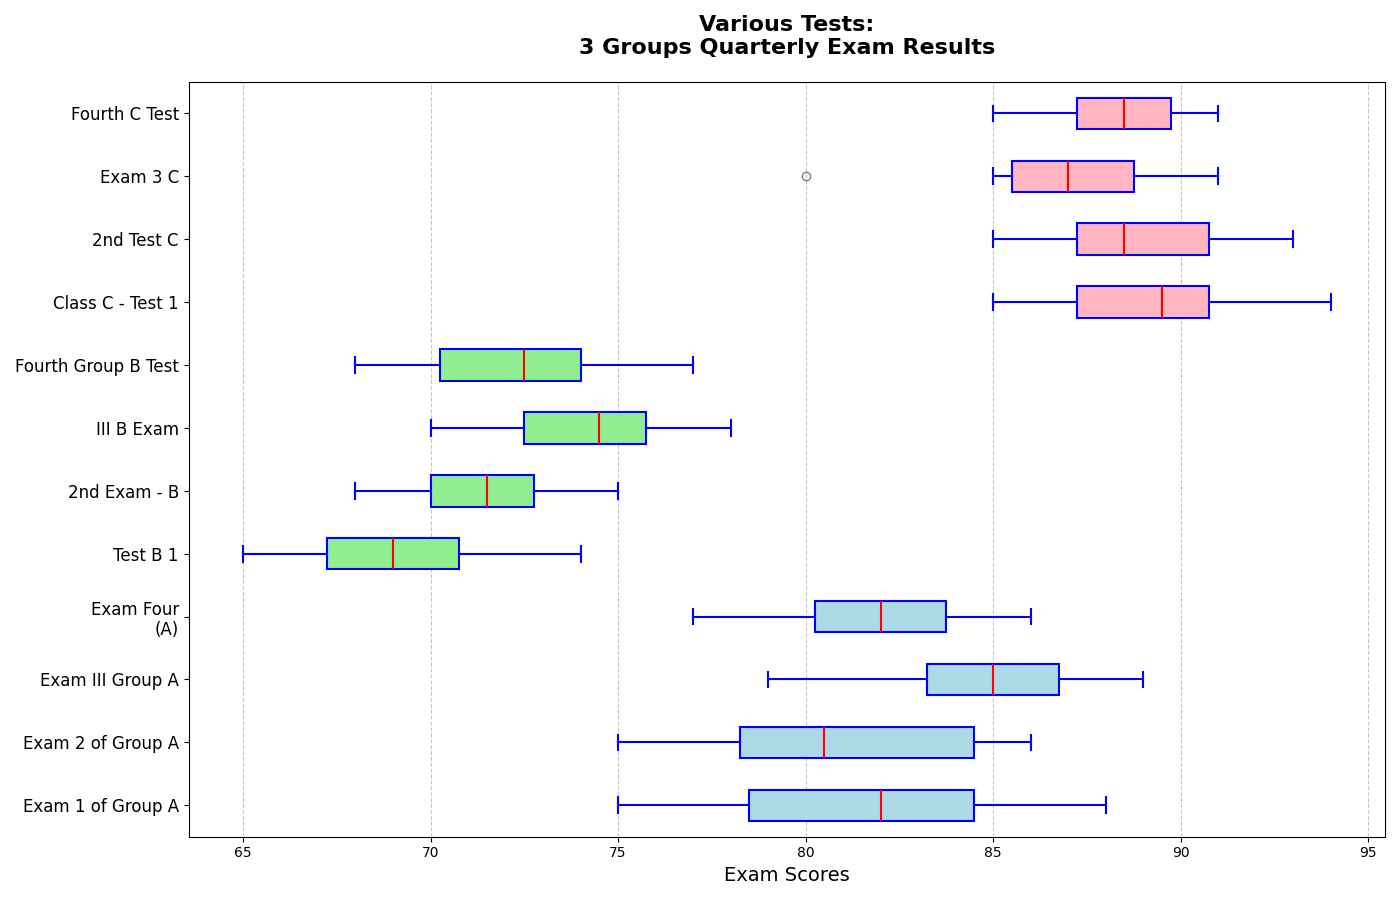

Generate this figure with Python:
import matplotlib.pyplot as plt

# Data: Scores for the three classes over four exams
class_a_scores = [
    [78, 82, 85, 83, 80, 75, 77, 85, 88, 82],
    [83, 85, 75, 79, 77, 81, 80, 85, 86, 78],
    [88, 85, 83, 87, 80, 79, 85, 89, 86, 84],
    [82, 83, 79, 77, 81, 85, 82, 80, 86, 84]
]

class_b_scores = [
    [65, 70, 68, 72, 69, 67, 66, 71, 74, 69],
    [70, 75, 72, 74, 70, 68, 73, 72, 71, 70],
    [72, 74, 70, 78, 75, 72, 74, 77, 75, 76],
    [68, 72, 74, 73, 70, 68, 71, 75, 77, 74]
]

class_c_scores = [
    [90, 92, 85, 88, 89, 85, 91, 87, 94, 90],
    [88, 87, 85, 89, 92, 91, 90, 93, 87, 88],
    [87, 85, 80, 85, 87, 90, 89, 91, 88, 87],
    [89, 91, 88, 85, 87, 86, 90, 88, 91, 89]
]

# Combine data
data = class_a_scores + class_b_scores + class_c_scores
classes = ['Exam 1 of Group A', 'Exam 2 of Group A', 'Exam III Group A', 'Exam Four\n(A)',
           'Test B 1', '2nd Exam - B', 'III B Exam', 'Fourth Group B Test',
           'Class C - Test 1', '2nd Test C', 'Exam 3 C', 'Fourth C Test']

# Set up the figure and axis
fig, ax = plt.subplots(figsize=(14, 9))

# Plot horizontal box plots for each class exam
bplots = ax.boxplot(data, vert=False, patch_artist=True, notch=False,
                    boxprops=dict(facecolor='lightyellow', color='blue', linewidth=1.5),
                    whiskerprops=dict(color='blue', linewidth=1.5),
                    capprops=dict(color='blue', linewidth=1.5),
                    medianprops=dict(color='red', linewidth=1.5),
                    flierprops=dict(marker='o', color='red', alpha=0.5))

# Customize the appearance, fill colors of each box
colors = ['lightblue', 'lightgreen', 'lightpink']
for i in range(0, 12, 4):
    for patch in bplots['boxes'][i:i+4]:
        patch.set_facecolor(colors[i // 4])

# Set title and labels
ax.set_title('Various Tests:\n3 Groups Quarterly Exam Results', fontsize=16, fontweight='bold', pad=20)
ax.set_xlabel('Exam Scores', fontsize=14)
ax.set_yticklabels(classes, fontsize=12)

# Add grid for readability
ax.grid(axis='x', linestyle='--', alpha=0.7)

# Optimizes layout to avoid text overlap
plt.tight_layout()

# Display the plot
plt.show()
